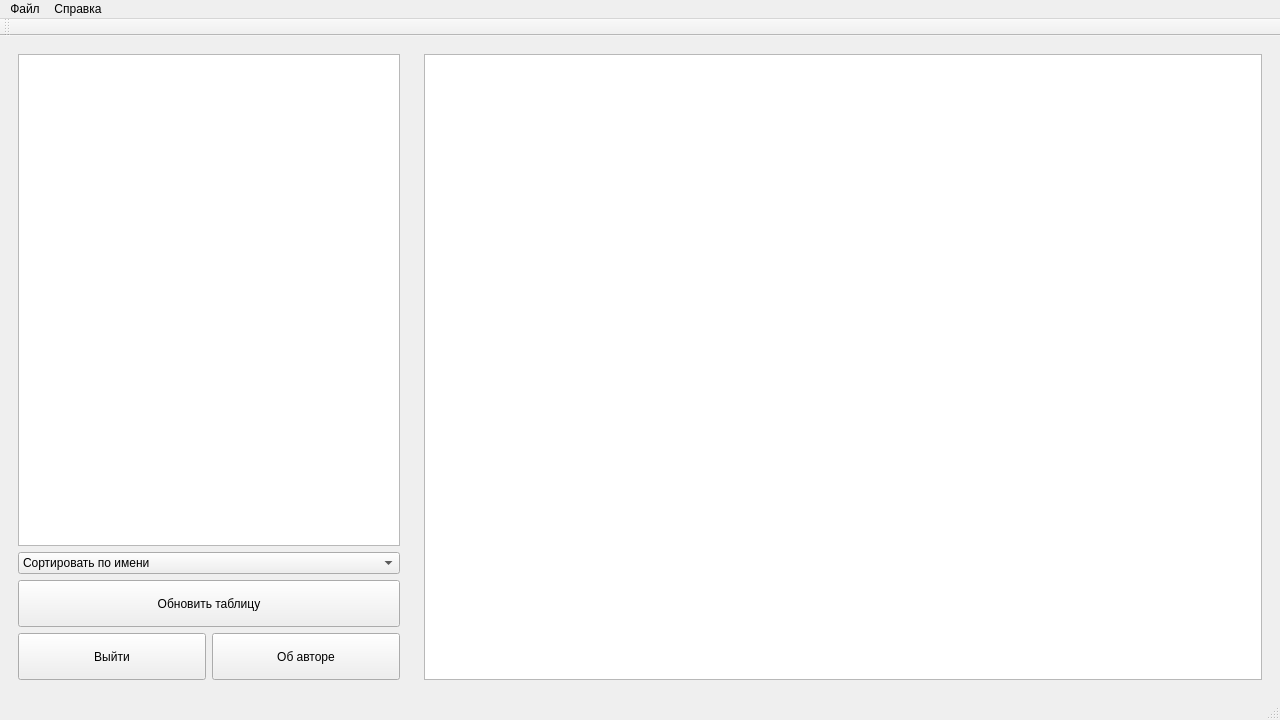
<?xml version="1.0" encoding="UTF-8"?>
<ui version="4.0">
 <class>MainWindow</class>
 <widget class="QMainWindow" name="MainWindow">
  <property name="geometry">
   <rect>
    <x>0</x>
    <y>0</y>
    <width>1280</width>
    <height>720</height>
   </rect>
  </property>
  <property name="windowTitle">
   <string>MainWindow</string>
  </property>
  <widget class="QWidget" name="centralwidget">
   <layout class="QHBoxLayout" name="horizontalLayout">
    <item>
     <widget class="QWidget" name="verticalWidget" native="true">
      <property name="sizePolicy">
       <sizepolicy hsizetype="Preferred" vsizetype="Preferred">
        <horstretch>0</horstretch>
        <verstretch>0</verstretch>
       </sizepolicy>
      </property>
      <property name="minimumSize">
       <size>
        <width>200</width>
        <height>0</height>
       </size>
      </property>
      <property name="maximumSize">
       <size>
        <width>400</width>
        <height>16777215</height>
       </size>
      </property>
      <layout class="QVBoxLayout" name="verticalLayout">
       <item>
        <widget class="QTreeView" name="filter_tree">
         <property name="minimumSize">
          <size>
           <width>0</width>
           <height>0</height>
          </size>
         </property>
        </widget>
       </item>
       <item>
        <widget class="QComboBox" name="sort_combobox">
         <property name="currentText">
          <string>Сортировать по имени</string>
         </property>
         <item>
          <property name="text">
           <string>Сортировать по имени</string>
          </property>
         </item>
        </widget>
       </item>
       <item>
        <widget class="QPushButton" name="update_table_btn">
         <property name="minimumSize">
          <size>
           <width>0</width>
           <height>47</height>
          </size>
         </property>
         <property name="text">
          <string>Обновить таблицу</string>
         </property>
        </widget>
       </item>
       <item>
        <layout class="QHBoxLayout" name="horizontalLayout_2">
         <item>
          <widget class="QPushButton" name="exit_btn">
           <property name="minimumSize">
            <size>
             <width>60</width>
             <height>47</height>
            </size>
           </property>
           <property name="maximumSize">
            <size>
             <width>400</width>
             <height>16777215</height>
            </size>
           </property>
           <property name="text">
            <string>Выйти</string>
           </property>
          </widget>
         </item>
         <item>
          <widget class="QPushButton" name="about_author_btn">
           <property name="minimumSize">
            <size>
             <width>60</width>
             <height>47</height>
            </size>
           </property>
           <property name="text">
            <string>Об авторе</string>
           </property>
          </widget>
         </item>
        </layout>
       </item>
      </layout>
     </widget>
    </item>
    <item>
     <widget class="QWidget" name="verticalWidget_2" native="true">
      <property name="sizePolicy">
       <sizepolicy hsizetype="Minimum" vsizetype="Preferred">
        <horstretch>0</horstretch>
        <verstretch>0</verstretch>
       </sizepolicy>
      </property>
      <property name="minimumSize">
       <size>
        <width>400</width>
        <height>0</height>
       </size>
      </property>
      <property name="maximumSize">
       <size>
        <width>16777215</width>
        <height>16777215</height>
       </size>
      </property>
      <layout class="QVBoxLayout" name="verticalLayout_2">
       <item>
        <widget class="QTableWidget" name="tableWidget">
         <property name="sizePolicy">
          <sizepolicy hsizetype="Expanding" vsizetype="Expanding">
           <horstretch>0</horstretch>
           <verstretch>0</verstretch>
          </sizepolicy>
         </property>
         <property name="minimumSize">
          <size>
           <width>0</width>
           <height>0</height>
          </size>
         </property>
        </widget>
       </item>
      </layout>
     </widget>
    </item>
   </layout>
  </widget>
  <widget class="QMenuBar" name="menubar">
   <property name="geometry">
    <rect>
     <x>0</x>
     <y>0</y>
     <width>1280</width>
     <height>22</height>
    </rect>
   </property>
   <widget class="QMenu" name="menu">
    <property name="title">
     <string>Файл</string>
    </property>
    <addaction name="exit_action"/>
   </widget>
   <widget class="QMenu" name="menu_2">
    <property name="title">
     <string>Справка</string>
    </property>
   </widget>
   <addaction name="menu"/>
   <addaction name="menu_2"/>
  </widget>
  <widget class="QStatusBar" name="statusbar"/>
  <widget class="QToolBar" name="toolBar">
   <property name="windowTitle">
    <string>toolBar</string>
   </property>
   <attribute name="toolBarArea">
    <enum>TopToolBarArea</enum>
   </attribute>
   <attribute name="toolBarBreak">
    <bool>false</bool>
   </attribute>
  </widget>
  <action name="exit_action">
   <property name="text">
    <string>Выход</string>
   </property>
  </action>
 </widget>
 <resources/>
 <connections/>
</ui>
